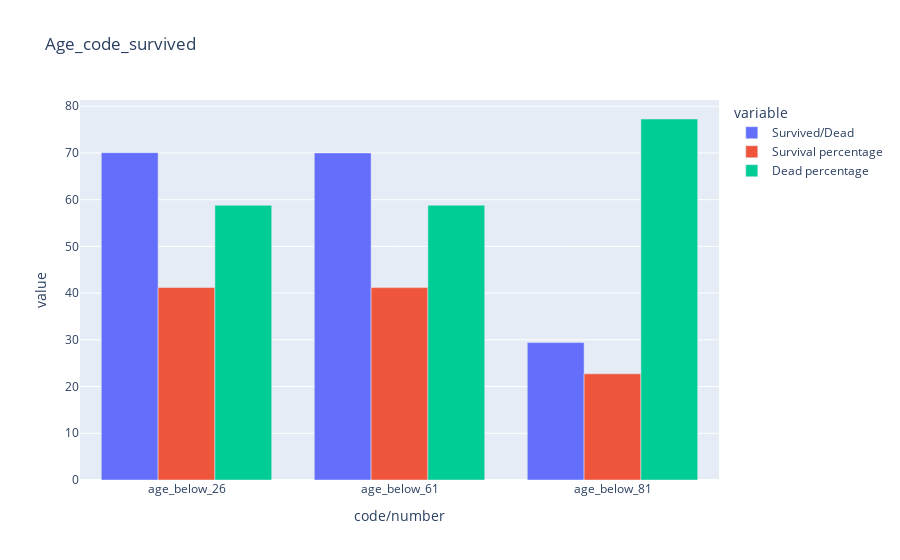

The code cell stored with this chart in its notebook:
### Code cell
plot

### Figure 1 — Plotly figure (JSON) as saved in the notebook; plotly's stock layout.template omitted (floating-point values rounded to 4 significant figures)
{"data": [{"alignmentgroup": "True", "hovertemplate": "variable=Survived/Dead<br>code/number=%{x}<br>value=%{y}<extra></extra>", "legendgroup": "Survived/Dead", "marker": {"color": "#636efa"}, "name": "Survived/Dead", "offsetgroup": "Survived/Dead", "orientation": "v", "showlegend": true, "textposition": "auto", "type": "bar", "x": ["age_below_26", "age_below_61", "age_below_81"], "xaxis": "x", "y": [70.06, 70, 29.41], "yaxis": "y"}, {"alignmentgroup": "True", "hovertemplate": "variable=Survival percentage<br>code/number=%{x}<br>value=%{y}<extra></extra>", "legendgroup": "Survival percentage", "marker": {"color": "#EF553B"}, "name": "Survival percentage", "offsetgroup": "Survival percentage", "orientation": "v", "showlegend": true, "textposition": "auto", "type": "bar", "x": ["age_below_26", "age_below_61", "age_below_81"], "xaxis": "x", "y": [41.2, 41.18, 22.73], "yaxis": "y"}, {"alignmentgroup": "True", "hovertemplate": "variable=Dead percentage<br>code/number=%{x}<br>value=%{y}<extra></extra>", "legendgroup": "Dead percentage", "marker": {"color": "#00cc96"}, "name": "Dead percentage", "offsetgroup": "Dead percentage", "orientation": "v", "showlegend": true, "textposition": "auto", "type": "bar", "x": ["age_below_26", "age_below_61", "age_below_81"], "xaxis": "x", "y": [58.8, 58.82, 77.27], "yaxis": "y"}], "layout": {"barmode": "group", "legend": {"title": {"text": "variable"}, "tracegroupgap": 0}, "title": {"text": "Age_code_survived"}, "xaxis": {"anchor": "y", "domain": [0, 1], "title": {"text": "code/number"}}, "yaxis": {"anchor": "x", "domain": [0, 1], "title": {"text": "value"}}}}
